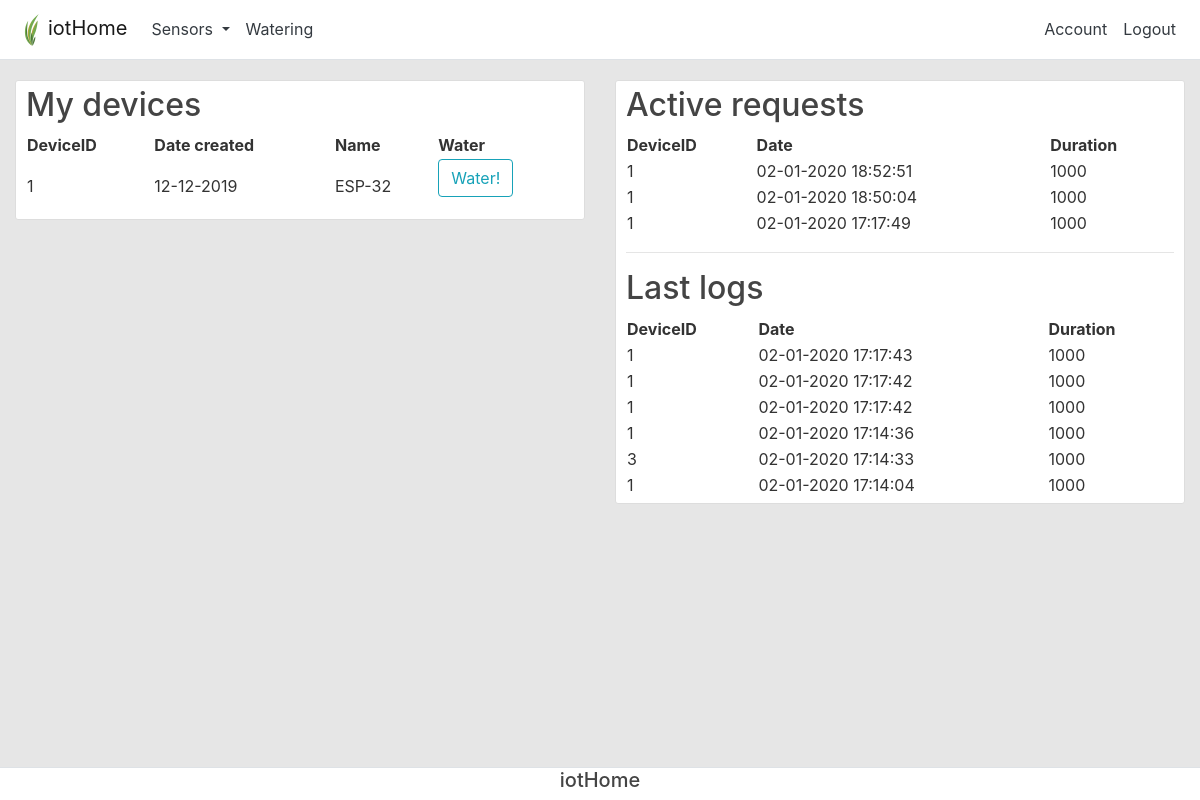
The app's page /check (signed in) with its own data.
### app/models.py (models this page shows, shortened)
class Device(db.Model):
    id = db.Column(db.Integer, primary_key=True)
    date_created = db.Column(db.DateTime, nullable=False, default=datetime.utcnow)
    name = db.Column(db.String(100), nullable=False)
    user_id = db.Column(db.Integer, db.ForeignKey('user.id'), nullable=False, index=True)

class WaterRequest(db.Model):
    id = db.Column(db.Integer, primary_key=True)
    date_created = db.Column(db.DateTime, nullable=False, default=datetime.utcnow)
    status = db.Column(db.Boolean, nullable=False)
    duration = db.Column(db.Integer, nullable=False)
    device_id = db.Column(db.Integer, db.ForeignKey('device.id'), nullable=False, index=True)

class WaterLog(db.Model):
    id = db.Column(db.Integer, primary_key=True)
    date_created = db.Column(db.DateTime, nullable=False, default=datetime.utcnow)
    duration = db.Column(db.Integer, nullable=False)
    device_id = db.Column(db.Integer, db.ForeignKey('device.id'), nullable=False, index=True)

### app/water/routes.py (the view)
@water.route("/check",methods=['GET','POST'])
def check():
    requests = WaterRequest.query.filter_by(status=True).order_by(WaterRequest.date_created.desc()).all()
    devices = Device.query.all()
    logs = WaterLog.query.order_by(WaterLog.date_created.desc()).all()
    form = WaterForm()
    if form.validate_on_submit():
        request = WaterRequest(duration=1000,device_id=1,status=True)
        db.session.add(request)
        db.session.commit()
        return redirect(url_for('water.check'))
    return render_template('water.html',
                            title='iotHome',
                            requests=requests,
                            logs=logs,
                            form=form,
                            devices=devices)

### app/water/forms.py
class WaterForm(FlaskForm):
    submit = SubmitField('Water!')

### app/models.py (called while the page is built)
@login_manager.user_loader
def load_user(user_id):
    return User.query.get(int(user_id))

### app/templates/water.html (shortened to what this page needs)
{% extends "base.html" %}
{% block content %}
<div class="row">
    <div class="col-md-6">
      <div class="chart-container content-section">
        <h2>My devices</h2>
        {% if devices.__len__() == 0%}
            <p>No se han recuperado devices para el usuario.</p>
        {% else %}
        <table style="width:100%">
          <tr>
              <th>DeviceID</th>
              <th>Date created</th>
              <th>Name</th>
              <th>Water</th>
          </tr>
          {% for device in devices %}
          <tr>
            <td>{{device.id}}</td>
            <td>{{device.date_created.strftime('%d-%m-%Y')}}</td>
            <td>{{device.name}}</td>
            <td>
              <form method="POST" action="">
                <div class="form-group">
                    {{form.submit(class="btn btn-outline-info")}}
                </div>
              </form>
            </td>
          </tr>
          {% endfor %}
        </table>
        {% endif %}
      </div>
    </div>
    <div class="col-md-6">
      <div class="chart-container content-section">
        <h2>Active requests</h2>
        {% if requests.__len__() == 0%}
            <p>No se han recuperado requests para el usuario.</p>
        {% else %}
        <table style="width:100%">
          <tr>
              <th>DeviceID</th>
              <th>Date</th>
              <th>Duration</th>
          </tr>
          {% for request in requests %}
          <tr>
            <td>{{request.device_id}}</td>
            <td>{{request.date_created.strftime('%d-%m-%Y  %H:%M:%S')}}</td>
            <td>{{request.duration}}</td>
          </tr>
          {% endfor %}
        </table>
        {% endif %}
        <hr>
        <h2>Last logs</h2>
        {% if logs.__len__() == 0%}
            <p>No se han recuperado requests para el usuario.</p>
        {% else %}
        <table style="width:100%">
          <tr>
              <th>DeviceID</th>
              <th>Date</th>
              <th>Duration</th>
          </tr>
          {% for log in logs %}
          <tr>
              <td>{{log.device_id}}</td>
              <td>{{log.date_created.strftime('%d-%m-%Y  %H:%M:%S')}}</td>
              <td>{{log.duration}}</td>
          </tr>
          {% endfor %}
        </table>
        {% endif %}
      </div>
    </div>
  </div>
{% endblock %}

### app/static/main.css (style rules this page uses)
body { background: #e6e6e6; color: #333333; margin-top: 5rem; padding-bottom: 50px; }
h1, h2, h3, h4, h5, h6 { color: #444444; }
.content-section { background: #ffffff; padding: 5px 10px; border: 1px solid #dddddd; border-radius: 3px; margin-bottom: 20px; }

### records on screen
Device: id "1", date_created "12-12-2019", name "ESP-32"
WaterRequest: device_id "1", date_created "02-01-2020 18:52:51", duration "1000"
WaterRequest: device_id "1", date_created "02-01-2020 18:50:04", duration "1000"
WaterRequest: device_id "1", date_created "02-01-2020 17:17:49", duration "1000"
WaterLog: device_id "1", date_created "02-01-2020 17:17:43", duration "1000"
WaterLog: device_id "1", date_created "02-01-2020 17:17:42", duration "1000"
WaterLog: device_id "1", date_created "02-01-2020 17:17:42", duration "1000"
WaterLog: device_id "1", date_created "02-01-2020 17:14:36", duration "1000"
WaterLog: device_id "3", date_created "02-01-2020 17:14:33", duration "1000"
WaterLog: device_id "1", date_created "02-01-2020 17:14:04", duration "1000"

### other values on screen
{{ title }} "iotHome"
